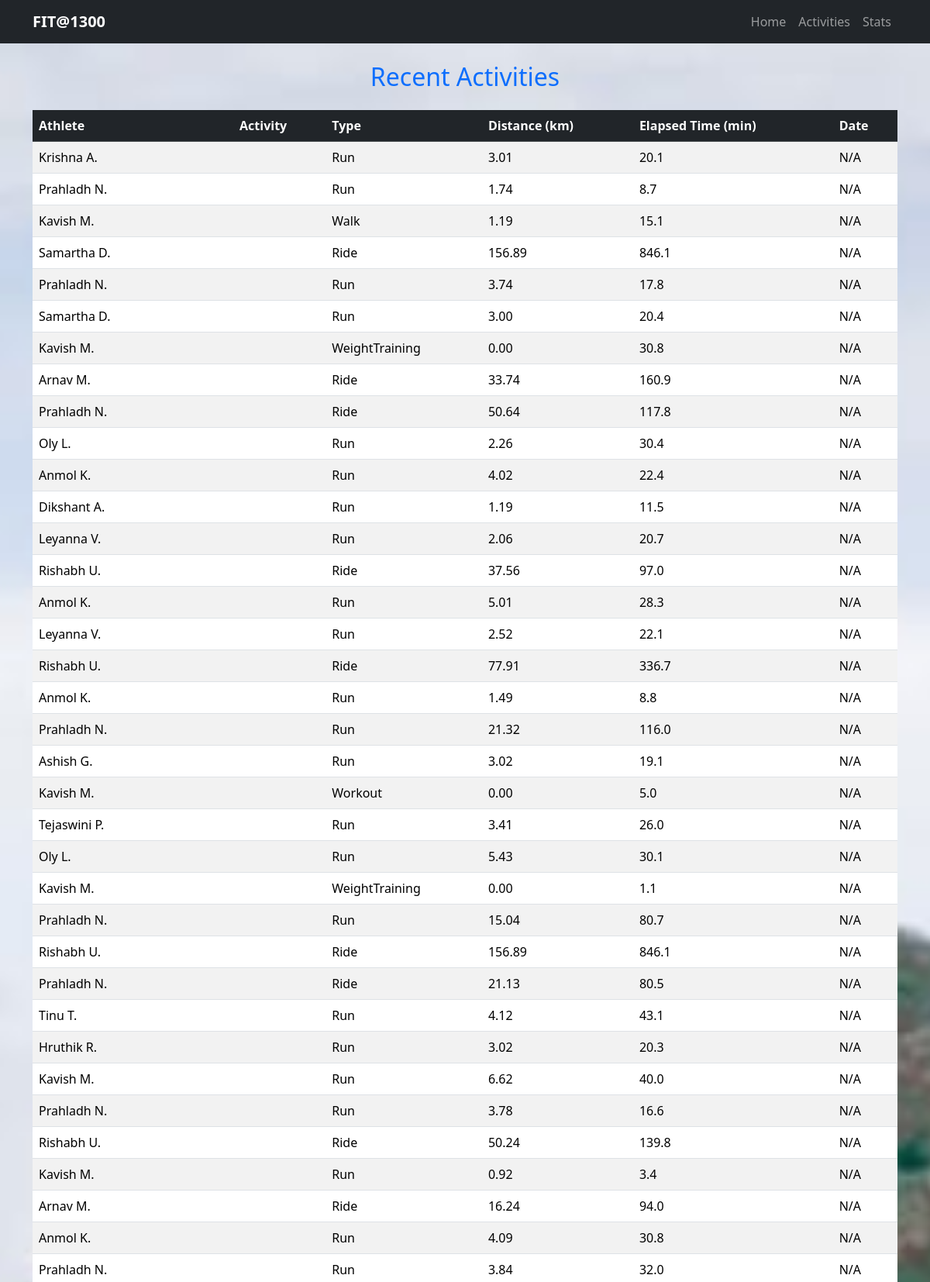
The app's page /activities (upper part) with its own data.
### models.py (models this page shows)
class Activity(Base):
    __tablename__ = "activities"
    id = Column(Integer, primary_key=True)  # pseudo ID we generate
    athlete_name = Column(String)
    distance = Column(Float)
    moving_time = Column(Float)
    elapsed_time = Column(Float)
    total_elevation_gain = Column(Float)
    type = Column(String)
    start_date = Column(DateTime)
    activity_name = Column(String)

### app.py (the view)
@app.route("/activities")
def show_activities():
    session = Session()
    activities = session.query(Activity).order_by(Activity.start_date.desc()).all()
    session.close()
    return render_template("activities.html", activities=activities)

### templates/activities.html
{% extends "base.html" %}
{% block content %}
<h2 class="text-center mb-4 text-primary">Recent Activities</h2>
<table class="table table-striped table-hover align-middle">
    <thead class="table-dark">
        <tr>
            <th>Athlete</th>
            <th>Activity</th>
            <th>Type</th>
            <th>Distance (km)</th>
            <th>Elapsed Time (min)</th>
            <th>Date</th>
        </tr>
    </thead>
    <tbody>
        {% for a in activities %}
        <tr>
            <td>{{ a.athlete_name }}</td>
            <td>{{ a.name }}</td>
            <td>{{ a.type }}</td>
            <td>{{ "%.2f"|format(a.distance/1000 if a.distance else 0) }}</td>
            <td>{{ "%.1f"|format(a.elapsed_time/60 if a.elapsed_time else 0) }}</td>
            <td>{{ a.start_date.strftime("%Y-%m-%d") if a.start_date else "N/A" }}</td>
        </tr>
        {% endfor %}
    </tbody>
</table>
{% endblock %}

### templates/base.html (shortened to what this page needs)
<!DOCTYPE html>
<html lang="en">
<head>
    <link href="https://cdn.jsdelivr.net/npm/bootstrap@5.3.2/dist/css/bootstrap.min.css" rel="stylesheet">
    <link rel="stylesheet" href="{{ url_for('static', filename='css/styles.css') }}">
</head>
<body>
    <nav class="navbar navbar-expand-lg navbar-dark bg-dark">
        <div class="container">
            <a class="navbar-brand fw-bold" href="/">FIT@1300</a>
            <div class="collapse navbar-collapse" id="navbarNav">
                <ul class="navbar-nav ms-auto">
                    <li class="nav-item"><a class="nav-link" href="/">Home</a></li>
                    <li class="nav-item"><a class="nav-link" href="/activities">Activities</a></li>
                    <li class="nav-item"><a class="nav-link" href="/stats">Stats</a></li>
                </ul>
            </div>
        </div>
    </nav>
    <div class="container py-4">
        {% block content %}{% endblock %}
    </div>
</body>
</html>

### static/css/styles.css (style rules this page uses)
body { background: url("../images/background.jpeg") no-repeat center center fixed; background-size: cover; color: white; }
nav, footer, .container { position: relative; z-index: 1; }

### records on screen
Activity: athlete_name "Krishna A.", type "Run", a.distance/1000ifa.distanceelse0 "3.01", a.elapsed_time/60ifa.elapsed_timeelse0 "20.1", start_date "N/A"
Activity: athlete_name "Prahladh N.", type "Run", a.distance/1000ifa.distanceelse0 "1.74", a.elapsed_time/60ifa.elapsed_timeelse0 "8.7", start_date "N/A"
Activity: athlete_name "Kavish M.", type "Walk", a.distance/1000ifa.distanceelse0 "1.19", a.elapsed_time/60ifa.elapsed_timeelse0 "15.1", start_date "N/A"
Activity: athlete_name "Samartha D.", type "Ride", a.distance/1000ifa.distanceelse0 "156.89", a.elapsed_time/60ifa.elapsed_timeelse0 "846.1", start_date "N/A"
Activity: athlete_name "Prahladh N.", type "Run", a.distance/1000ifa.distanceelse0 "3.74", a.elapsed_time/60ifa.elapsed_timeelse0 "17.8", start_date "N/A"
Activity: athlete_name "Samartha D.", type "Run", a.distance/1000ifa.distanceelse0 "3.00", a.elapsed_time/60ifa.elapsed_timeelse0 "20.4", start_date "N/A"
Activity: athlete_name "Kavish M.", type "WeightTraining", a.distance/1000ifa.distanceelse0 "0.00", a.elapsed_time/60ifa.elapsed_timeelse0 "30.8", start_date "N/A"
Activity: athlete_name "Arnav M.", type "Ride", a.distance/1000ifa.distanceelse0 "33.74", a.elapsed_time/60ifa.elapsed_timeelse0 "160.9", start_date "N/A"
Activity: athlete_name "Prahladh N.", type "Ride", a.distance/1000ifa.distanceelse0 "50.64", a.elapsed_time/60ifa.elapsed_timeelse0 "117.8", start_date "N/A"
Activity: athlete_name "Oly L.", type "Run", a.distance/1000ifa.distanceelse0 "2.26", a.elapsed_time/60ifa.elapsed_timeelse0 "30.4", start_date "N/A"
Activity: athlete_name "Anmol K.", type "Run", a.distance/1000ifa.distanceelse0 "4.02", a.elapsed_time/60ifa.elapsed_timeelse0 "22.4", start_date "N/A"
Activity: athlete_name "Dikshant A.", type "Run", a.distance/1000ifa.distanceelse0 "1.19", a.elapsed_time/60ifa.elapsed_timeelse0 "11.5", start_date "N/A"
Activity: athlete_name "Leyanna V.", type "Run", a.distance/1000ifa.distanceelse0 "2.06", a.elapsed_time/60ifa.elapsed_timeelse0 "20.7", start_date "N/A"
Activity: athlete_name "Rishabh U.", type "Ride", a.distance/1000ifa.distanceelse0 "37.56", a.elapsed_time/60ifa.elapsed_timeelse0 "97.0", start_date "N/A"
Activity: athlete_name "Anmol K.", type "Run", a.distance/1000ifa.distanceelse0 "5.01", a.elapsed_time/60ifa.elapsed_timeelse0 "28.3", start_date "N/A"
Activity: athlete_name "Leyanna V.", type "Run", a.distance/1000ifa.distanceelse0 "2.52", a.elapsed_time/60ifa.elapsed_timeelse0 "22.1", start_date "N/A"
Activity: athlete_name "Rishabh U.", type "Ride", a.distance/1000ifa.distanceelse0 "77.91", a.elapsed_time/60ifa.elapsed_timeelse0 "336.7", start_date "N/A"
Activity: athlete_name "Anmol K.", type "Run", a.distance/1000ifa.distanceelse0 "1.49", a.elapsed_time/60ifa.elapsed_timeelse0 "8.8", start_date "N/A"
Activity: athlete_name "Prahladh N.", type "Run", a.distance/1000ifa.distanceelse0 "21.32", a.elapsed_time/60ifa.elapsed_timeelse0 "116.0", start_date "N/A"
Activity: athlete_name "Ashish G.", type "Run", a.distance/1000ifa.distanceelse0 "3.02", a.elapsed_time/60ifa.elapsed_timeelse0 "19.1", start_date "N/A"
Activity: athlete_name "Kavish M.", type "Workout", a.distance/1000ifa.distanceelse0 "0.00", a.elapsed_time/60ifa.elapsed_timeelse0 "5.0", start_date "N/A"
Activity: athlete_name "Tejaswini P.", type "Run", a.distance/1000ifa.distanceelse0 "3.41", a.elapsed_time/60ifa.elapsed_timeelse0 "26.0", start_date "N/A"
Activity: athlete_name "Oly L.", type "Run", a.distance/1000ifa.distanceelse0 "5.43", a.elapsed_time/60ifa.elapsed_timeelse0 "30.1", start_date "N/A"
Activity: athlete_name "Kavish M.", type "WeightTraining", a.distance/1000ifa.distanceelse0 "0.00", a.elapsed_time/60ifa.elapsed_timeelse0 "1.1", start_date "N/A"
Activity: athlete_name "Prahladh N.", type "Run", a.distance/1000ifa.distanceelse0 "15.04", a.elapsed_time/60ifa.elapsed_timeelse0 "80.7", start_date "N/A"
Activity: athlete_name "Rishabh U.", type "Ride", a.distance/1000ifa.distanceelse0 "156.89", a.elapsed_time/60ifa.elapsed_timeelse0 "846.1", start_date "N/A"
Activity: athlete_name "Prahladh N.", type "Ride", a.distance/1000ifa.distanceelse0 "21.13", a.elapsed_time/60ifa.elapsed_timeelse0 "80.5", start_date "N/A"
Activity: athlete_name "Tinu T.", type "Run", a.distance/1000ifa.distanceelse0 "4.12", a.elapsed_time/60ifa.elapsed_timeelse0 "43.1", start_date "N/A"
Activity: athlete_name "Hruthik R.", type "Run", a.distance/1000ifa.distanceelse0 "3.02", a.elapsed_time/60ifa.elapsed_timeelse0 "20.3", start_date "N/A"
Activity: athlete_name "Kavish M.", type "Run", a.distance/1000ifa.distanceelse0 "6.62", a.elapsed_time/60ifa.elapsed_timeelse0 "40.0", start_date "N/A"
Activity: athlete_name "Prahladh N.", type "Run", a.distance/1000ifa.distanceelse0 "3.78", a.elapsed_time/60ifa.elapsed_timeelse0 "16.6", start_date "N/A"
Activity: athlete_name "Rishabh U.", type "Ride", a.distance/1000ifa.distanceelse0 "50.24", a.elapsed_time/60ifa.elapsed_timeelse0 "139.8", start_date "N/A"
Activity: athlete_name "Kavish M.", type "Run", a.distance/1000ifa.distanceelse0 "0.92", a.elapsed_time/60ifa.elapsed_timeelse0 "3.4", start_date "N/A"
Activity: athlete_name "Arnav M.", type "Ride", a.distance/1000ifa.distanceelse0 "16.24", a.elapsed_time/60ifa.elapsed_timeelse0 "94.0", start_date "N/A"
Activity: athlete_name "Anmol K.", type "Run", a.distance/1000ifa.distanceelse0 "4.09", a.elapsed_time/60ifa.elapsed_timeelse0 "30.8", start_date "N/A"
Activity: athlete_name "Prahladh N.", type "Run", a.distance/1000ifa.distanceelse0 "3.84", a.elapsed_time/60ifa.elapsed_timeelse0 "32.0", start_date "N/A"
